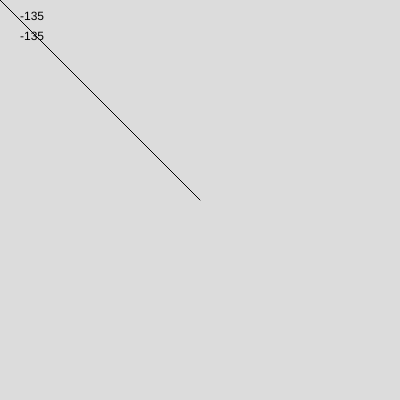
Frame 1 (no input)
Frame 60 (no input): identical to frame 1, image omitted
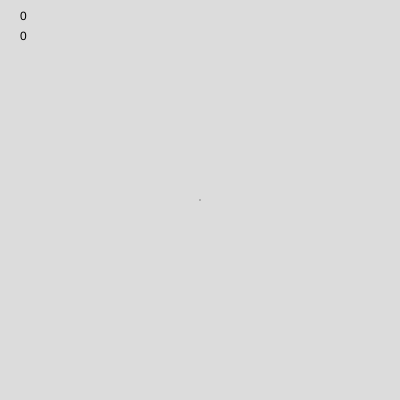
Frame 120 (the mouse pressed at the canvas centre since frame 60)

The p5.js sketch that drew these frames (run headless with seeded random() and noise() and a simulated clock; from frame 60 on, the mouse is pressed at the canvas centre):

// p5.js sketch
// ── sketch.js
function setup() {
  createCanvas(400, 400);
  angleMode(DEGREES);
}

function draw() {
  background(220);
  line(200,200,mouseX,mouseY)
  text(atan2(mouseY-200,mouseX-200), 20, 20);
  text(degrees(Math.atan2(mouseY-200,mouseX-200)), 20, 40);
}
